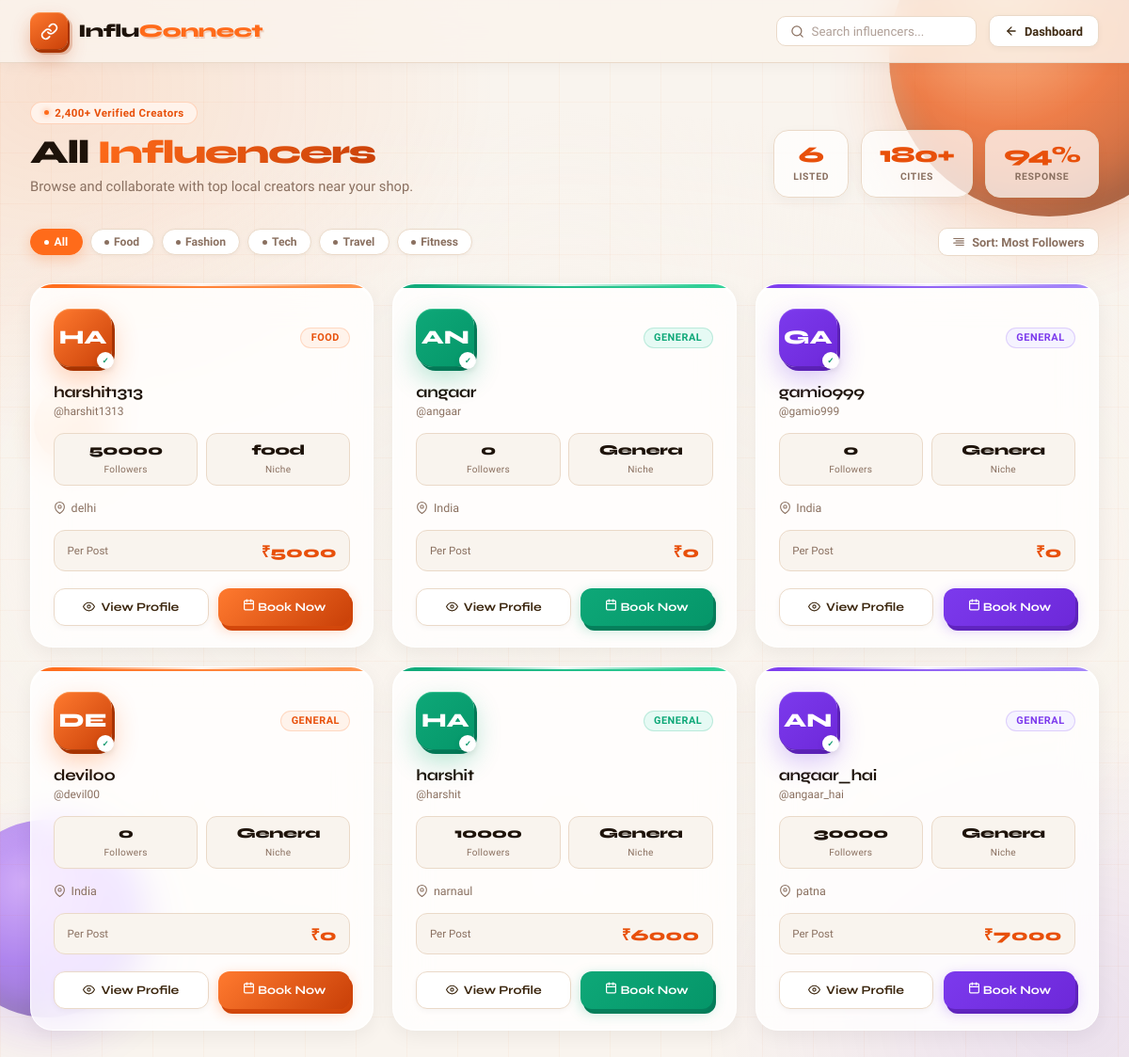
/influencers/, run on an earlier commit of the app's database.
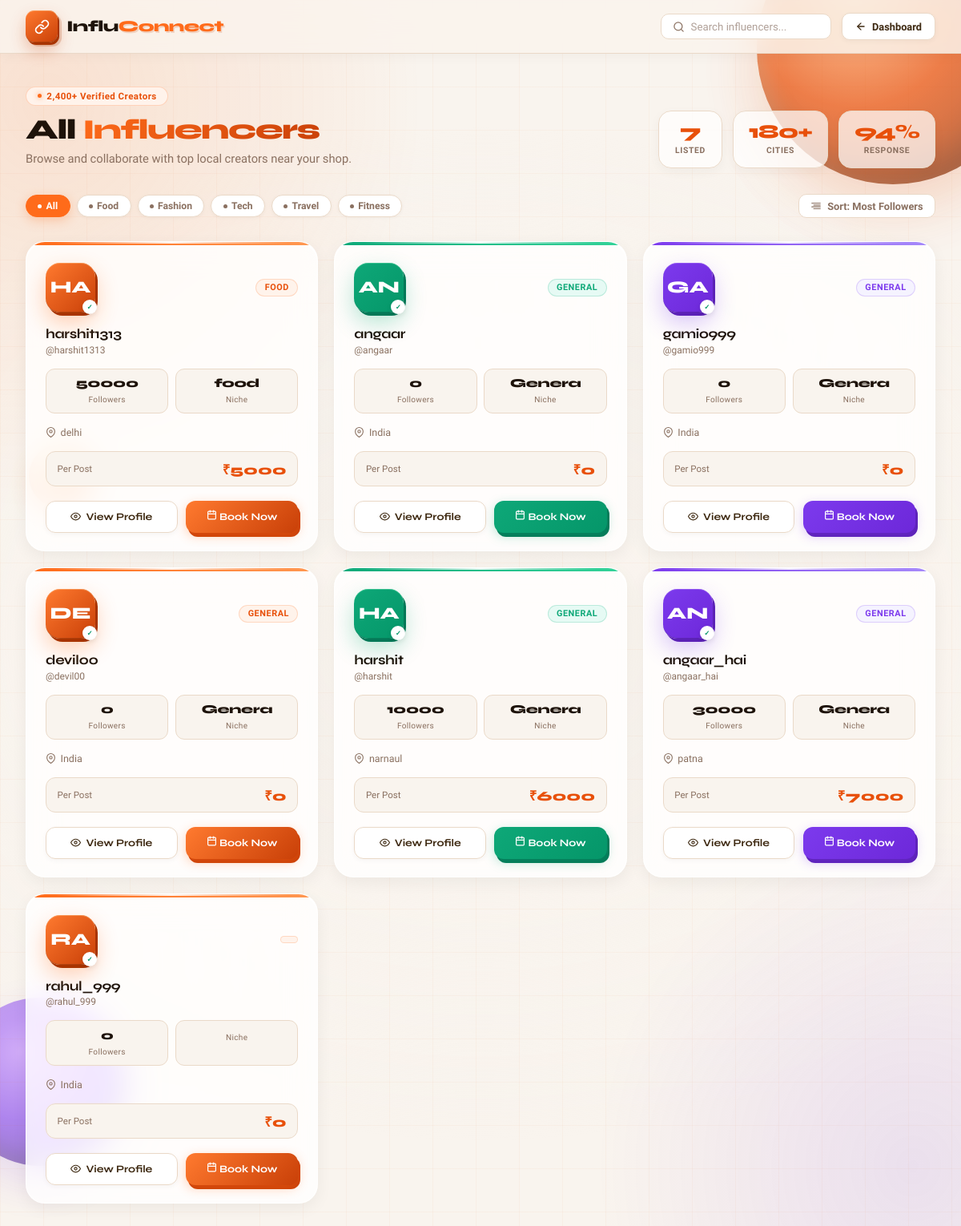
And on a later commit of the database.
### influencers/models.py (models this page shows, shortened)
class InfluencerProfile(models.Model):
    user = models.OneToOneField(settings.AUTH_USER_MODEL, on_delete=models.CASCADE)
    phone = models.CharField(max_length=20, blank=True, default='')
    date_of_birth = models.DateField(null=True, blank=True)
    photo = models.ImageField(upload_to='influencer_photos/', blank=True, null=True)
    street = models.CharField(max_length=200, blank=True, default='')
    city = models.CharField(max_length=100, blank=True, default='')
    state = models.CharField(max_length=100, blank=True, default='')
    pincode = models.CharField(max_length=10, blank=True, default='')
    country = models.CharField(max_length=100, blank=True, default='India')
    bio = models.TextField(blank=True, default='')
    category = models.CharField(max_length=100, blank=True, default='')
    location = models.CharField(max_length=100, blank=True, default='')
    price_per_post = models.IntegerField(default=0)
    followers = models.IntegerField(default=0)
    instagram = models.URLField(blank=True, default='')
    youtube = models.URLField(blank=True, default='')
    twitter = models.URLField(blank=True, default='')

### accounts/models.py (models this page shows)
class CustomUser(AbstractUser):
    ROLE_CHOICES = (
        ('influencer', 'Influencer'),
        ('shopkeeper', 'Shopkeeper'),
    )
    role = models.CharField(max_length=20, choices=ROLE_CHOICES, default='')

### influencers/views.py (the view)
# urls.py: path('', views.influencers_list, name='influencers_list'),
def influencers_list(request):
    influencers = InfluencerProfile.objects.all()
    return render(request, 'influencers/influencers.html', {'influencers': influencers})

### templates/influencers/influencers.html (shortened to what the changed rows need)
<!DOCTYPE html>
<html lang="en">
<head>
</head>
<body>
<div class="orb orb-1"></div>
<div class="orb orb-2"></div>
<div class="orb orb-3"></div>
<header class="topbar">
  <div class="topbar-inner">
  </div>
</header>
<div class="page-wrap">
  <div class="page-hero">
    <div class="hero-text">
      <h1 class="hero-title">All <span>Influencers</span></h1>
    </div>
    <div class="hero-stats">
      <div class="hstat">
        <span class="hstat-val">{{ influencers|length }}</span>
        <span class="hstat-lbl">Listed</span>
      </div>
    </div>
  </div>
  <div class="controls-row">
  </div>
  <div class="influencers-grid">
    {% for influencer in influencers %}
    <div class="inf-card">
      <div class="inf-avatar-wrap">
        <div class="inf-avatar">
          {{ influencer.user.username|slice:":2"|upper }}
        </div>
        <span class="inf-category">{{ influencer.category }}</span>
      </div>
      <p class="inf-name">{{ influencer.user.username }}</p>
      <p class="inf-handle">@{{ influencer.user.username|lower }}</p>
      <div class="inf-stats">
        <div class="inf-stat">
          <span class="inf-stat-val">{{ influencer.followers }}</span>
          <span class="inf-stat-lbl">Followers</span>
        </div>
        <div class="inf-stat">
          <span class="inf-stat-val">{{ influencer.category|slice:":6" }}</span>
          <span class="inf-stat-lbl">Niche</span>
        </div>
      </div>
      <div class="inf-location">
        <svg viewBox="0 0 24 24" fill="none" stroke="currentColor"
             stroke-width="2" stroke-linecap="round" stroke-linejoin="round">
          <path d="M21 10c0 7-9 13-9 13s-9-6-9-13a9 9 0 0 1 18 0z"/>
          <circle cx="12" cy="10" r="3"/>
        </svg>
        {{ influencer.location }}
      </div>
      <div class="inf-price-row">
        <span class="inf-price-lbl">Per Post</span>
        <span class="inf-price-val">₹{{ influencer.price_per_post }}</span>
      </div>
      <div class="inf-actions">
        <a href="#" class="btn-view">
          <svg viewBox="0 0 24 24" fill="none" stroke="currentColor"
               stroke-width="2" stroke-linecap="round" stroke-linejoin="round">
            <path d="M1 12s4-8 11-8 11 8 11 8-4 8-11 8-11-8-11-8z"/>
            <circle cx="12" cy="12" r="3"/>
          </svg>
          View Profile
        </a>
        <div class="btn-book-wrap">
          <a href="{% url 'bookings:create_booking' influencer.id %}" class="btn-book">
             <class="btn-book">
            <svg viewBox="0 0 24 24" fill="none" stroke="currentColor"
                 stroke-width="2.2" stroke-linecap="round" stroke-linejoin="round">
              <rect x="3" y="4" width="18" height="18" rx="2"/>
              <line x1="16" y1="2" x2="16" y2="6"/>
              <line x1="8"  y1="2" x2="8"  y2="6"/>
              <line x1="3"  y1="10" x2="21" y2="10"/>
            </svg>
            Book Now
          </a>
        </div>
      </div>
    </div>
    {% endfor %}
  </div>
</div>
</body>
</html>

What changed in the data, as far as the page shows it:
added InfluencerProfile: user.username "RA", user.username "rahul_999", followers "0", location "India", price_per_post "0"
Also different on the page:
{{ influencers|length }}: "6" → "7"
